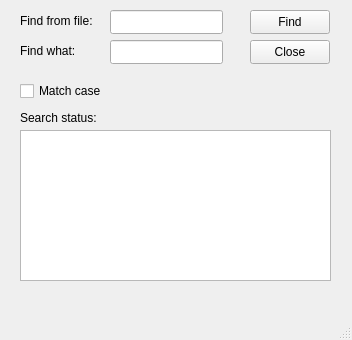
<?xml version="1.0" encoding="UTF-8"?>
<ui version="4.0">
 <class>MainWindow</class>
 <widget class="QMainWindow" name="MainWindow">
  <property name="geometry">
   <rect>
    <x>0</x>
    <y>0</y>
    <width>352</width>
    <height>340</height>
   </rect>
  </property>
  <property name="minimumSize">
   <size>
    <width>352</width>
    <height>340</height>
   </size>
  </property>
  <property name="maximumSize">
   <size>
    <width>352</width>
    <height>340</height>
   </size>
  </property>
  <property name="windowTitle">
   <string>MainWindow</string>
  </property>
  <widget class="QWidget" name="centralwidget">
   <widget class="QLabel" name="label">
    <property name="geometry">
     <rect>
      <x>20</x>
      <y>10</y>
      <width>81</width>
      <height>21</height>
     </rect>
    </property>
    <property name="text">
     <string>Find from file:</string>
    </property>
   </widget>
   <widget class="QLabel" name="label_2">
    <property name="geometry">
     <rect>
      <x>20</x>
      <y>40</y>
      <width>81</width>
      <height>21</height>
     </rect>
    </property>
    <property name="text">
     <string>Find what:</string>
    </property>
   </widget>
   <widget class="QLineEdit" name="fileLineEdit">
    <property name="geometry">
     <rect>
      <x>110</x>
      <y>10</y>
      <width>113</width>
      <height>24</height>
     </rect>
    </property>
   </widget>
   <widget class="QLineEdit" name="keyLineEdit">
    <property name="geometry">
     <rect>
      <x>110</x>
      <y>40</y>
      <width>113</width>
      <height>24</height>
     </rect>
    </property>
   </widget>
   <widget class="QPushButton" name="findPushButton">
    <property name="geometry">
     <rect>
      <x>250</x>
      <y>10</y>
      <width>80</width>
      <height>24</height>
     </rect>
    </property>
    <property name="text">
     <string>Find</string>
    </property>
   </widget>
   <widget class="QPushButton" name="closePushButton">
    <property name="geometry">
     <rect>
      <x>250</x>
      <y>40</y>
      <width>80</width>
      <height>24</height>
     </rect>
    </property>
    <property name="text">
     <string>Close</string>
    </property>
   </widget>
   <widget class="QCheckBox" name="matchCheckBox">
    <property name="geometry">
     <rect>
      <x>20</x>
      <y>80</y>
      <width>81</width>
      <height>22</height>
     </rect>
    </property>
    <property name="text">
     <string>Match case</string>
    </property>
   </widget>
   <widget class="QLabel" name="label_3">
    <property name="geometry">
     <rect>
      <x>20</x>
      <y>110</y>
      <width>81</width>
      <height>16</height>
     </rect>
    </property>
    <property name="text">
     <string>Search status:</string>
    </property>
   </widget>
   <widget class="QTextBrowser" name="textBrowser">
    <property name="geometry">
     <rect>
      <x>20</x>
      <y>130</y>
      <width>311</width>
      <height>151</height>
     </rect>
    </property>
   </widget>
  </widget>
  <widget class="QMenuBar" name="menubar">
   <property name="geometry">
    <rect>
     <x>0</x>
     <y>0</y>
     <width>352</width>
     <height>21</height>
    </rect>
   </property>
  </widget>
  <widget class="QStatusBar" name="statusbar"/>
 </widget>
 <resources/>
 <connections/>
</ui>
